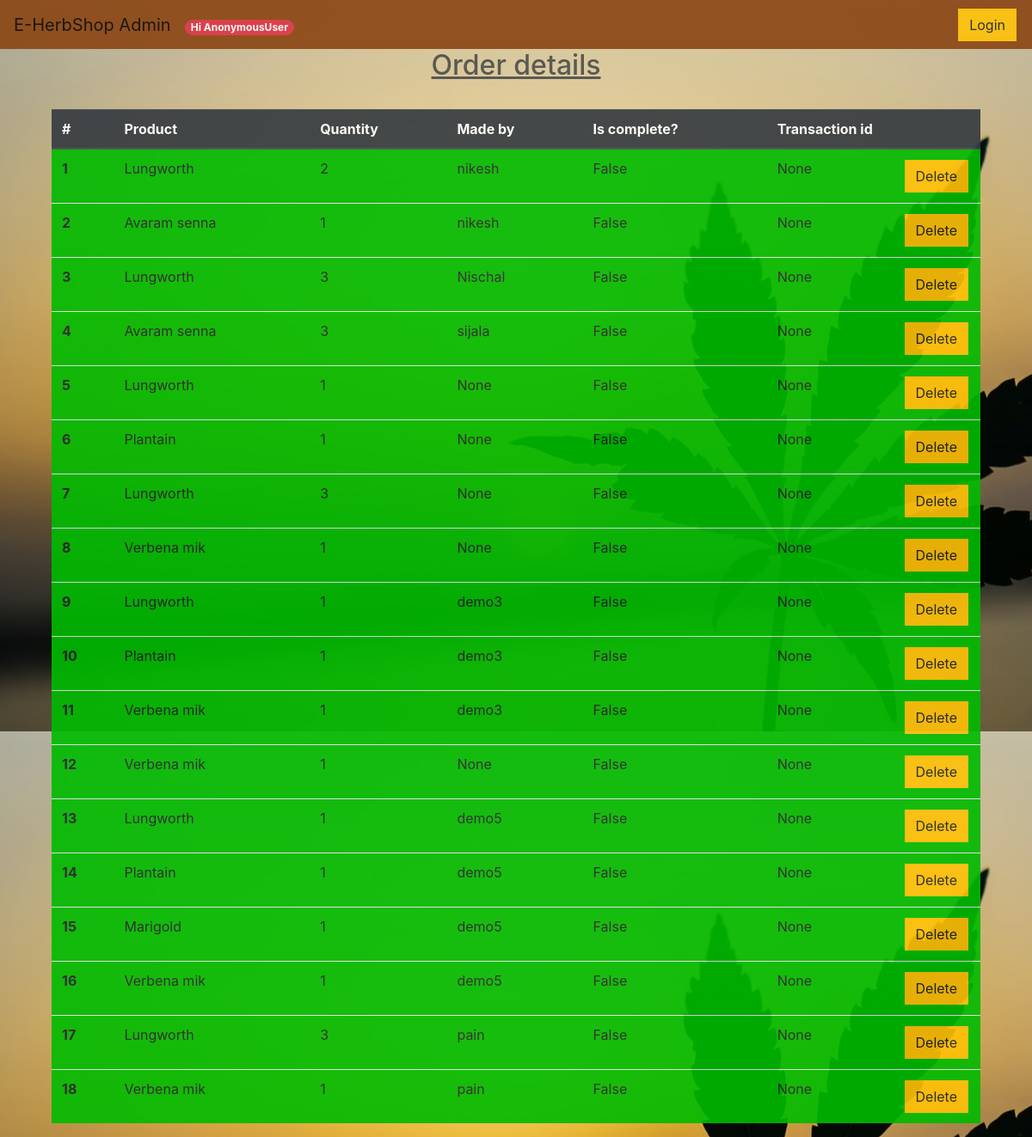
The app's page /orderm/, older data.
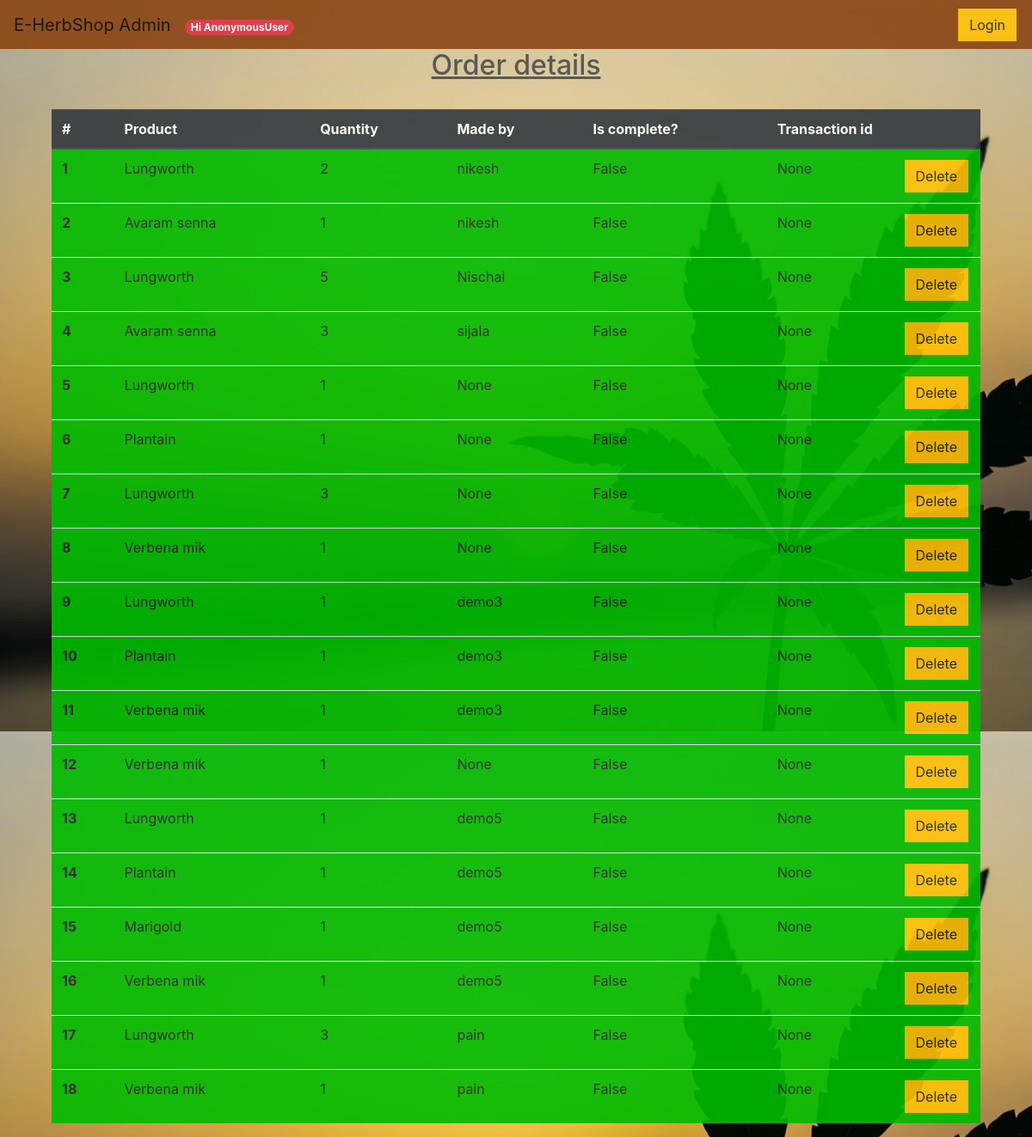
The same page, newer data.
### store/models.py (models this page shows, shortened)
class OrderItem(models.Model):
    Product = models.ForeignKey(Product, on_delete=models.SET_NULL, null=True)
    order = models.ForeignKey(Order, on_delete=models.SET_NULL, null=True)
    quantity = models.IntegerField(default=0, null=True, blank=True)
    date_added = models.DateTimeField(auto_now_add=True)

class Product(models.Model):
    name = models.CharField(max_length=200, null=True)
    price = models.FloatField()
    image = models.ImageField(blank=True, upload_to='images/')
    description = models.CharField(max_length=2000, null=True)
    stock = models.IntegerField(null=True)

class Order(models.Model):
    customer = models.ForeignKey(Customer, on_delete=models.SET_NULL, null=True, blank=True)
    date_of_order = models.DateTimeField(auto_now_add=True)
    complete = models.BooleanField(default=False)
    transaction_id = models.CharField(max_length=100, null=True)

class Customer(models.Model):
    user = models.OneToOneField(User, on_delete=models.CASCADE, null=True, blank=True, )
    name = models.CharField(max_length=200, null=True)
    email = models.CharField(max_length=200, null=True)
    def __str__(self):
        return self.name

### store/views.py (the view)
# urls.py: path('orderm/', views.orderm, name='orderm'),
def orderm(request):
    orders = OrderItem.objects.all()
    return render(request, 'store/orderm.html', {'orders': orders})

### store/Templates/store/orderm.html
{% extends 'store/AdminMain.html' %}
{% load static %}
{% block acontent %}
    <div class="container">
        <h2 class="text-center"><u> Order details</u></h2><br>
        <table class="table">
            <thead class="thead-dark">
            <tr>
                <th scope="col">#</th>
                <th scope="col">Product</th>
                <th scope="col">Quantity</th>
                <th scope="col">Made by</th>
                <th scope="col">Is complete?</th>
                <th scope="col">Transaction id</th>
            </tr>
            </thead>
            <tbody style="background-color: #00bb00">
            {% for order in orders %}
                <tr>
                    <th scope="row">{{ forloop.counter }}</th>
                    <td>{{ order.Product.name }}</td>
                    <td>{{ order.quantity }}</td>
                    <td>{{ order.order.customer }}</td>
                    <td>{{ order.order.complete }}</td>
                    <td>{{ order.order.transaction_id }} <a href="{% url 'deleteorder' order.id order.order.id %}"
                                                            class="btn btn-warning" style="float: right">Delete</a></td>
                </tr>
            {% endfor %}
            </tbody>
        </table>
    </div>
{% endblock acontent %}

Row changes from the older to the newer data that the page shows:
changed OrderItem "Nischal": quantity "3" → "5"
